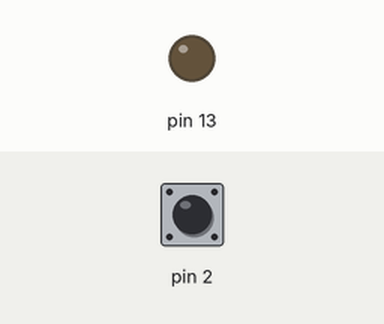
Simulated run of this sketch. Board: Arduino Uno, built with avr-gcc and run on an emulated ATmega328P. On the bench: output pins drawn as LEDs (lit = HIGH). Inputs (shaded band) come from the test bench; at power-on: pin 2 HIGH. What the sketch prints to the serial monitor is not drawn.

Above: at 1.2 s.
1.3 s: pin 2 pulled LOW for 0.15 s
Timing chart, 0 to 4.3 s (numbered marks = the images above; inputs shaded):
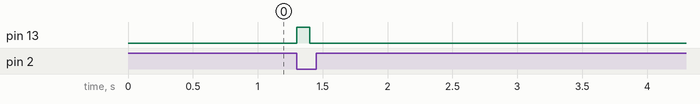

Measured:
- after the input at 1.3 s, pin 13: LOW → HIGH at once, → LOW 0.10 s later

The sketch:

Contador_-_Interrupciones.ino
```cpp
int contador = 0;
void setup(){
  pinMode(13, OUTPUT);
  Serial.begin(9600);
  pinMode(2, INPUT_PULLUP);
  attachInterrupt(digitalPinToInterrupt(2), ServicioBoton, FALLING);
}

void loop(){
  delay(200);
  digitalWrite(13, LOW);
}
void ServicioBoton(){
  contador++;
  Serial.println(contador);
  digitalWrite(13, HIGH);
}
```
